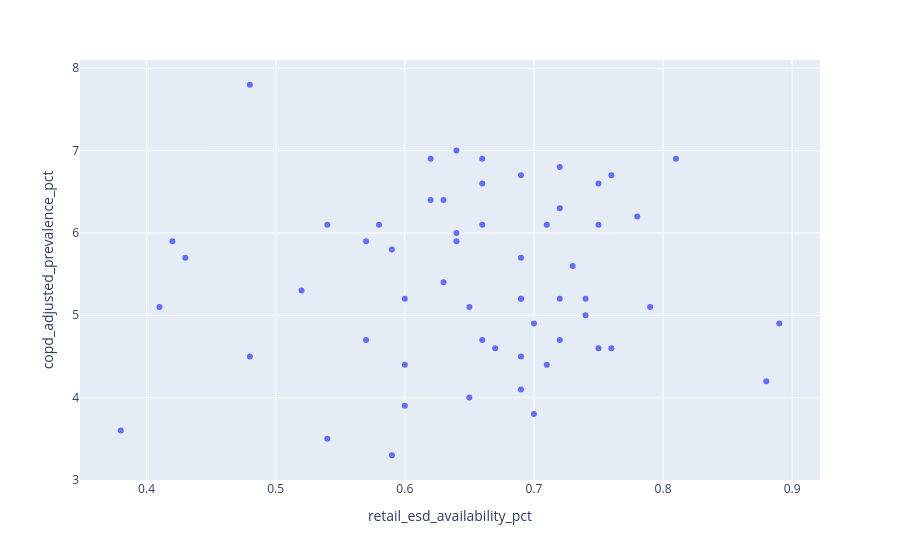

The code cell stored with this chart in its notebook:
### Code cell
fig = px.scatter(merged_df, x="retail_esd_availability_pct", y="copd_adjusted_prevalence_pct")
fig.show()
merged_df.describe()

### Figure 1 — Plotly figure (JSON) as saved in the notebook; plotly's stock layout.template omitted (floating-point values rounded to 4 significant figures)
{"data": [{"hovertemplate": "retail_esd_availability_pct=%{x}<br>copd_adjusted_prevalence_pct=%{y}<extra></extra>", "legendgroup": "", "marker": {"color": "#636efa", "symbol": "circle"}, "mode": "markers", "name": "", "orientation": "v", "showlegend": false, "type": "scatter", "x": [0.7, 0.66, 0.6, 0.78, 0.64, 0.43, 0.65, 0.75, 0.75, 0.59, 0.58, 0.76, 0.63, 0.69, 0.62, 0.66, 0.62, 0.81, 0.48, 0.69, 0.6, 0.42, 0.63, 0.54, 0.64, 0.41, 0.52, 0.67, 0.72, 0.69, 0.88, 0.57, 0.7, 0.79, 0.6, 0.65, 0.71, 0.38, 0.69, 0.89, 0.54, 0.74, 0.59, 0.57, 0.75, 0.66, 0.66, 0.76, 0.72, 0.69, 0.71, 0.72, 0.48, 0.64, 0.73, 0.69, 0.74, 0.72], "xaxis": "x", "y": [3.8, 4.7, 5.2, 6.2, 5.9, 5.7, 4.0, 6.6, 4.6, 5.8, 6.1, 6.7, 5.4, 5.2, 6.4, 6.1, 6.9, 6.9, 4.5, 6.7, 3.9, 5.9, 6.4, 6.1, 7.0, 5.1, 5.3, 4.6, 5.2, 4.1, 4.2, 5.9, 4.9, 5.1, 4.4, 5.1, 4.4, 3.6, 5.2, 4.9, 3.5, 5.2, 3.3, 4.7, 6.1, 6.9, 6.6, 4.6, 4.7, 5.7, 6.1, 6.8, 7.8, 6.0, 5.6, 4.5, 5.0, 6.3], "yaxis": "y"}], "layout": {"legend": {"tracegroupgap": 0}, "margin": {"t": 60}, "xaxis": {"anchor": "y", "domain": [0, 1], "title": {"text": "retail_esd_availability_pct"}}, "yaxis": {"anchor": "x", "domain": [0, 1], "title": {"text": "copd_adjusted_prevalence_pct"}}}}
